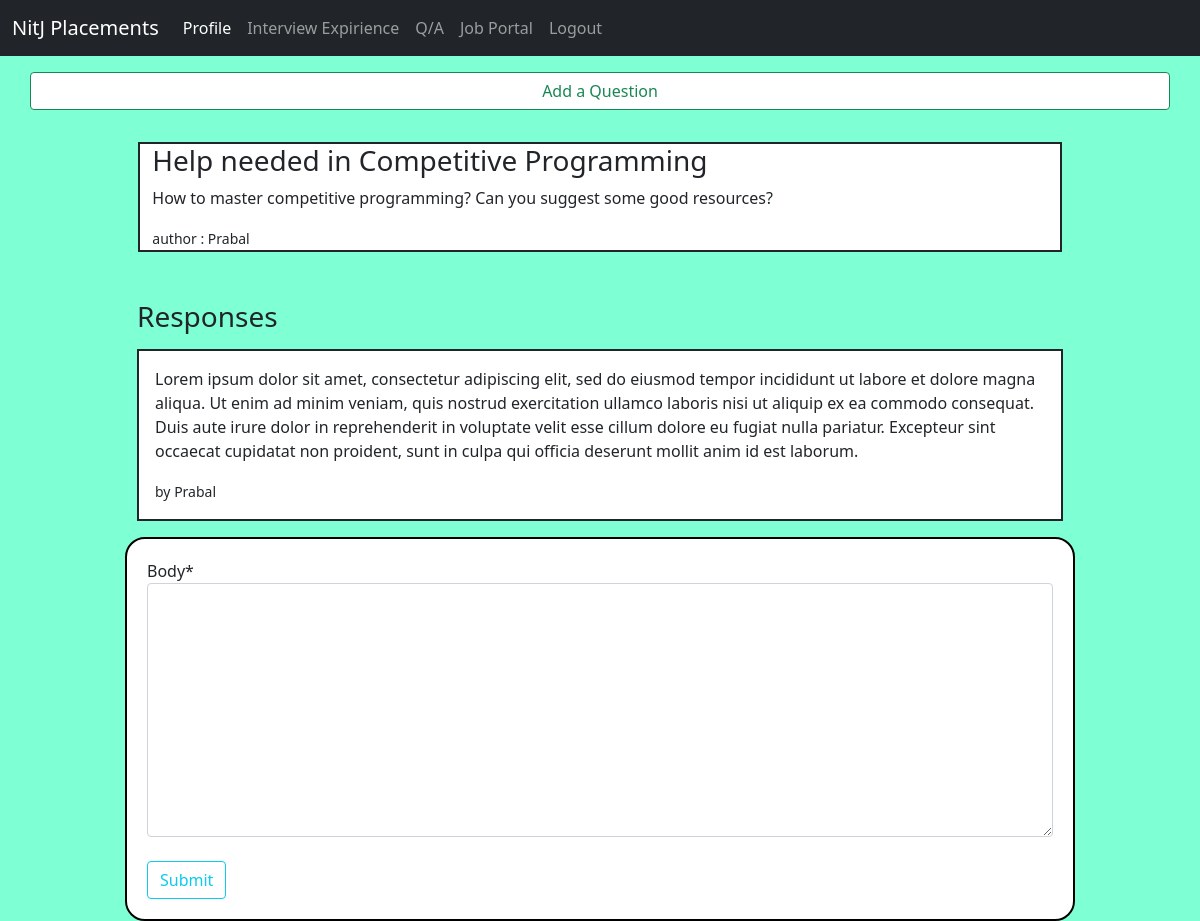
The app's page /qa/question/5 (signed in), older data.
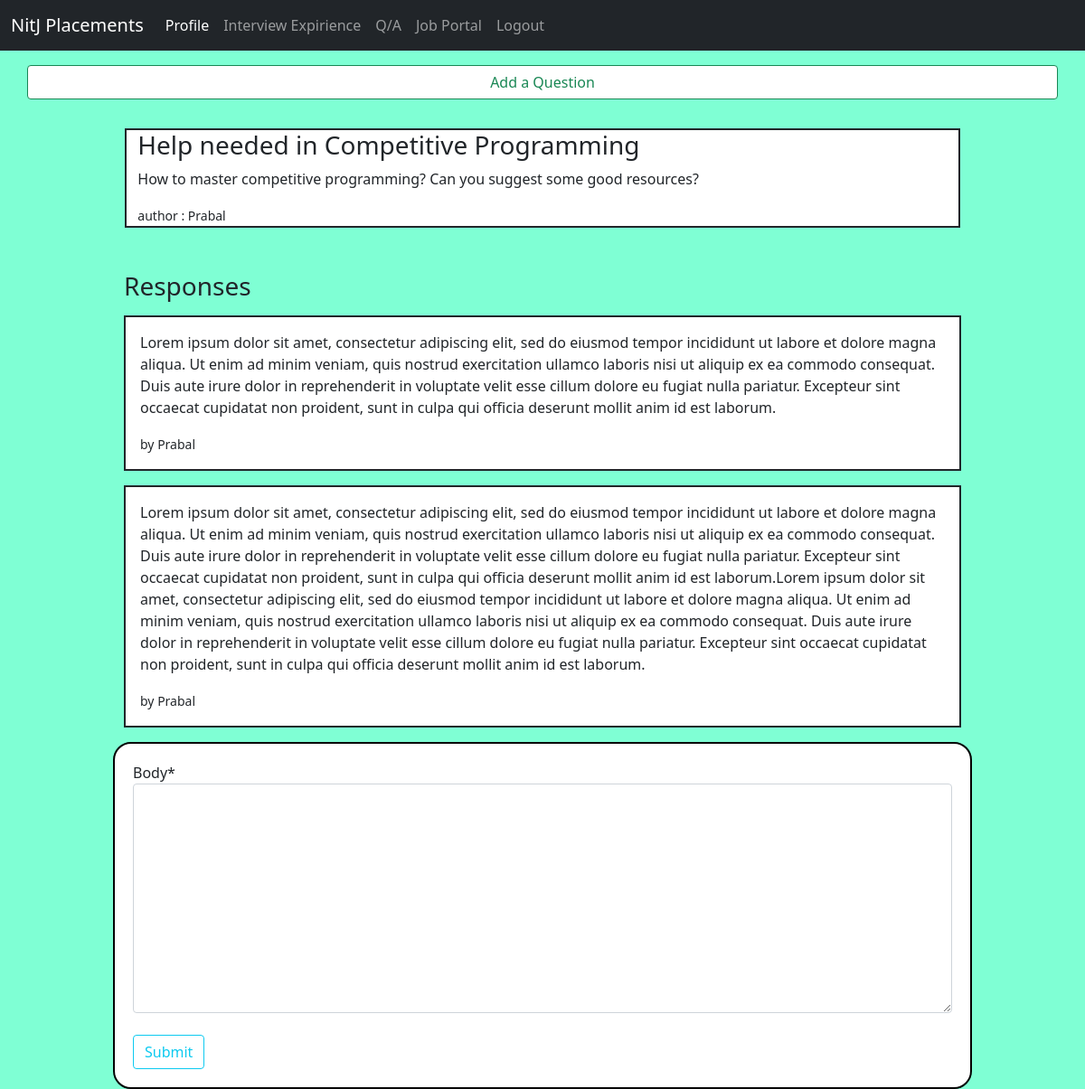
The same page, newer data.
### qAndA/models.py (models this page shows, shortened)
class Response(models.Model):
    user = models.ForeignKey(user_model.Student, null=False, on_delete=models.CASCADE)
    question = models.ForeignKey(Question, null=False, on_delete=models.CASCADE, related_name='responses')
    parent = models.ForeignKey('self', null=True, blank=True, on_delete=models.CASCADE)
    body = models.TextField(null=False)
    created_at = models.DateTimeField(auto_now_add=True)
    updated_at = models.DateTimeField(auto_now=True)

### users/models.py (models this page shows, shortened)
class Student(models.Model):
    user = models.OneToOneField(User, on_delete=models.CASCADE)
    firstName = models.CharField(max_length=256)
    lastName = models.CharField(max_length=256)
    email = models.EmailField()
    ph_no = models.CharField(max_length=10)

### qAndA/views.py (the view, shortened to what this page needs)
# urls.py: path('question/<int:id>', views.questionPage, name='questionPage'),
@login_required
def questionPage(request, id):
    response_form = NewResponseForm()
    question = Question.objects.get(id=id)
    context = {
        'question': question,
        'response_form': response_form,
    }
    return render(request, 'qAndA/question.html', context)

### qAndA/forms.py
class NewResponseForm(forms.ModelForm):
    class Meta:
        model = Response
        fields = ['body']

### qAndA/models.py (called while the page is built)
    def get_responses(self):
        return self.responses.filter(parent=None)

### templates/qAndA/question.html (shortened to what this page needs)
{% extends "users/baseAuth.html"%}
{% load static %}
{% load crispy_forms_tags %}
{% block headBlock %}
<link rel="stylesheet" href="{% static 'users/index.css' %}">
{% endblock %}
{% block bodyBlock %}
<div class = "container mt-3">
  <div class="row justify-content-center">
      <a class="btn btn-outline-success myWhite" href="{% url 'new-question'%}">
        Add a Question
      </a>
  </div>
</div>
<div class="container mt-3">
  <div class = "row justify-content-center p-3">
    <div class = "border border-2 border-dark col-md-10 myWhite">
      <h3>{{question.title}}</h3>
      <p>{{question.body}}</p>
      <small>author : {{question.author.firstName}}</small>
    </div>
  </div>
</div>
<div class="container mt-3">
  <div class="row justify-content-center">
    <div class = "col-md-10">
      <h3 class="mt-3"> Responses </h3>
    {% if not question.responses.all %}
    <p class="mt-3">No Responses Yet</p>
    {% else %}
    {% for response in question.get_responses %}
    <div class="border border-2 border-dark mt-3 p-3 myWhite">
      <p>{{response.body}}</p>
      <small>by {{response.user.firstName}}</small>
    </div>
    {% endfor %}
    {% endif %}
  </div>
  </div>
  <div class = "row mt-3">
    <div class="container formClass col-md-10 myWhite">
      <div class="row justify-content-center">
        <div class="col-8 col-sm-12">
          <form method="POST">
            {{ response_form|crispy }}
            <button class="btn btn-outline-info mt-4" type="submit">
              Submit
            </button>
          </form>
        </div>
      </div>
    </div>
  </div>
</div>
  {% endblock bodyBlock %}

Row changes from the older to the newer data that the page shows:
added Response: body "Lorem ipsum dolor sit amet, consectetur adipiscing elit, sed do eiusmod tempor incididunt ut labore et dolore magna aliqua. Ut enim ad minim veniam, quis nostrud exercitation ullamco laboris nisi ut aliquip ex ea commodo consequat. Duis aute irure dolor in reprehenderit in voluptate velit esse cillum dolore eu fugiat nulla pariatur. Excepteur sint occaecat cupidatat non proident, sunt in culpa qui officia deserunt mollit anim id est laborum.Lorem ipsum dolor sit amet, consectetur adipiscing elit, sed do eiusmod tempor incididunt ut labore et dolore magna aliqua. Ut enim ad minim veniam, quis nostrud exercitation ullamco laboris nisi ut aliquip ex ea commodo consequat. Duis aute irure dolor…", user.firstName "Prabal"
